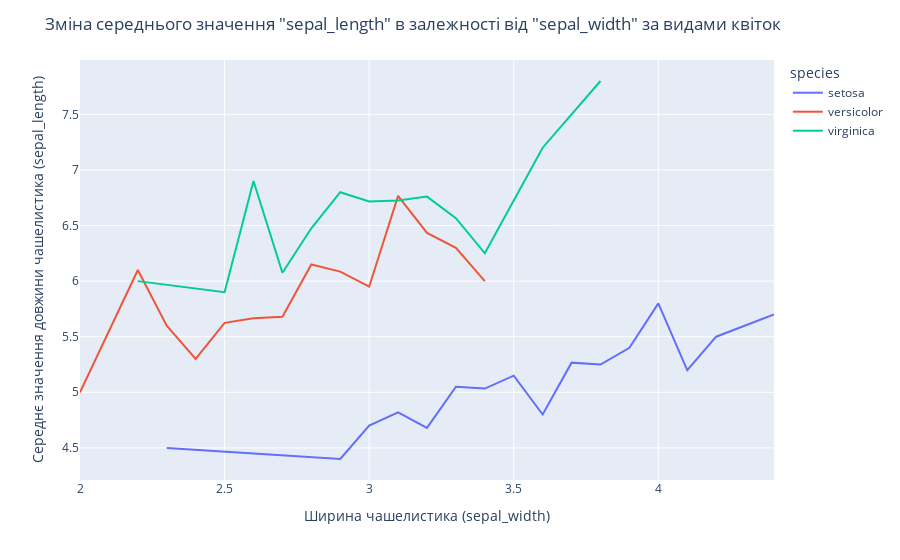

This figure's notebook cell:
### Markdown cell above
Завдання 3 

Лінійний графік, що відображає зміну середнього значення "sepal_lengt"

### Code cell
# Групування даних за видами квіток та обчислення середнього значення "sepal_length" та "sepal_width"
avg_values = df.groupby(['species', 'sepal_width'])['sepal_length'].mean().reset_index()

# Побудова лінійного графіка
fig = px.line(avg_values, x='sepal_width', y='sepal_length', color='species')

# Налаштування заголовка та інших параметрів
fig.update_layout(
    title='Зміна середнього значення "sepal_length" в залежності від "sepal_width" за видами квіток',
    xaxis_title='Ширина чашелистика (sepal_width)',
    yaxis_title='Середнє значення довжини чашелистика (sepal_length)'
)

fig.show()

### Figure 1 — Plotly figure (JSON) as saved in the notebook; plotly's stock layout.template omitted (floating-point values rounded to 4 significant figures)
{"data": [{"hovertemplate": "species=setosa<br>sepal_width=%{x}<br>sepal_length=%{y}<extra></extra>", "legendgroup": "setosa", "line": {"color": "#636efa", "dash": "solid"}, "marker": {"symbol": "circle"}, "mode": "lines", "name": "setosa", "orientation": "v", "showlegend": true, "type": "scatter", "x": [2.3, 2.9, 3, 3.1, 3.2, 3.3, 3.4, 3.5, 3.6, 3.7, 3.8, 3.9, 4, 4.1, 4.2, 4.4], "xaxis": "x", "y": [4.5, 4.4, 4.7, 4.82, 4.68, 5.05, 5.033, 5.15, 4.8, 5.267, 5.25, 5.4, 5.8, 5.2, 5.5, 5.7], "yaxis": "y"}, {"hovertemplate": "species=versicolor<br>sepal_width=%{x}<br>sepal_length=%{y}<extra></extra>", "legendgroup": "versicolor", "line": {"color": "#EF553B", "dash": "solid"}, "marker": {"symbol": "circle"}, "mode": "lines", "name": "versicolor", "orientation": "v", "showlegend": true, "type": "scatter", "x": [2, 2.2, 2.3, 2.4, 2.5, 2.6, 2.7, 2.8, 2.9, 3, 3.1, 3.2, 3.3, 3.4], "xaxis": "x", "y": [5, 6.1, 5.6, 5.3, 5.625, 5.667, 5.68, 6.15, 6.086, 5.95, 6.767, 6.433, 6.3, 6], "yaxis": "y"}, {"hovertemplate": "species=virginica<br>sepal_width=%{x}<br>sepal_length=%{y}<extra></extra>", "legendgroup": "virginica", "line": {"color": "#00cc96", "dash": "solid"}, "marker": {"symbol": "circle"}, "mode": "lines", "name": "virginica", "orientation": "v", "showlegend": true, "type": "scatter", "x": [2.2, 2.5, 2.6, 2.7, 2.8, 2.9, 3, 3.1, 3.2, 3.3, 3.4, 3.6, 3.8], "xaxis": "x", "y": [6, 5.9, 6.9, 6.075, 6.475, 6.8, 6.717, 6.725, 6.76, 6.567, 6.25, 7.2, 7.8], "yaxis": "y"}], "layout": {"legend": {"title": {"text": "species"}, "tracegroupgap": 0}, "margin": {"t": 60}, "title": {"text": "Зміна середнього значення \"sepal_length\" в залежності від \"sepal_width\" за видами квіток"}, "xaxis": {"anchor": "y", "domain": [0, 1], "title": {"text": "Ширина чашелистика (sepal_width)"}}, "yaxis": {"anchor": "x", "domain": [0, 1], "title": {"text": "Середнє значення довжини чашелистика (sepal_length)"}}}}
